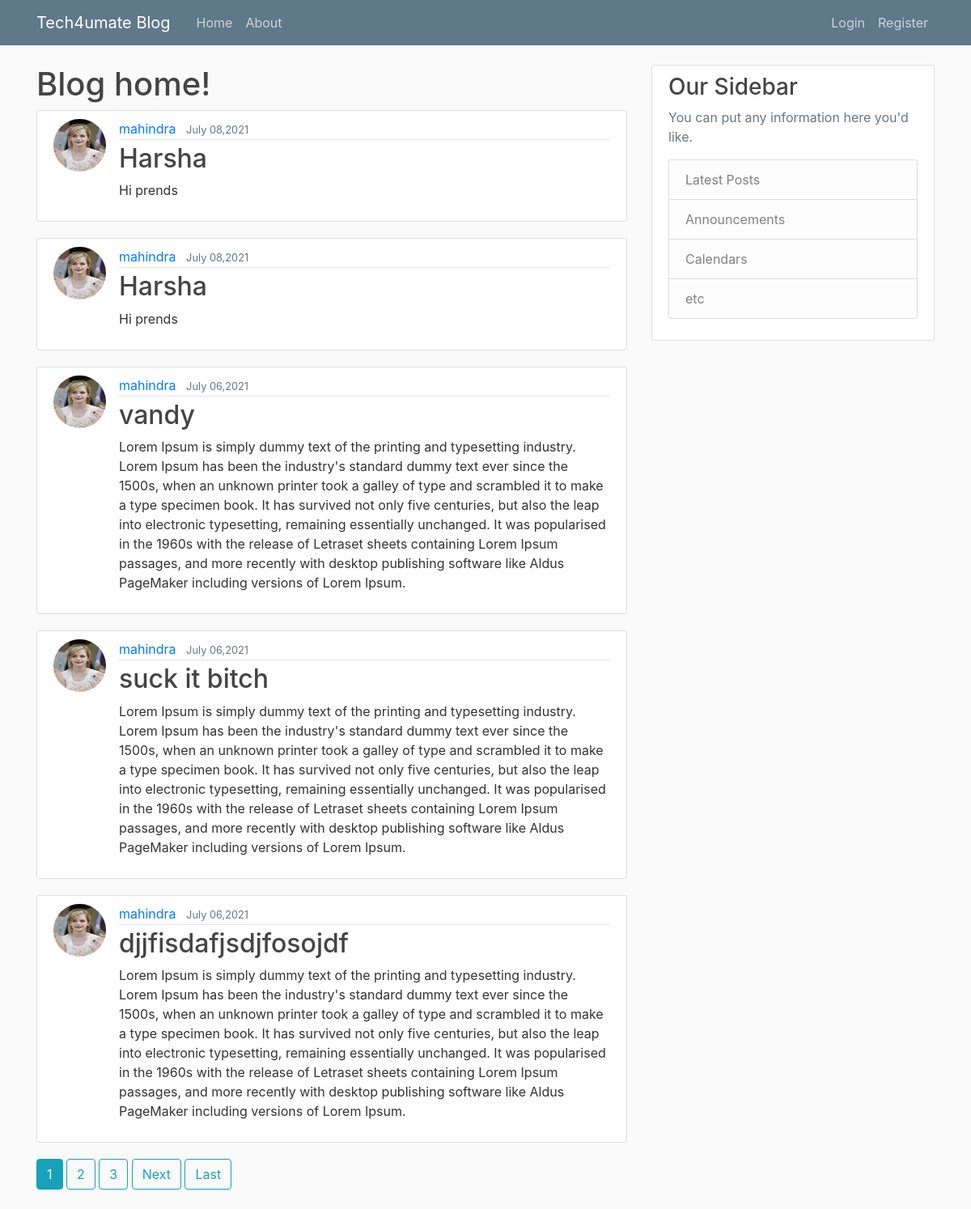
The app's page /, older data.
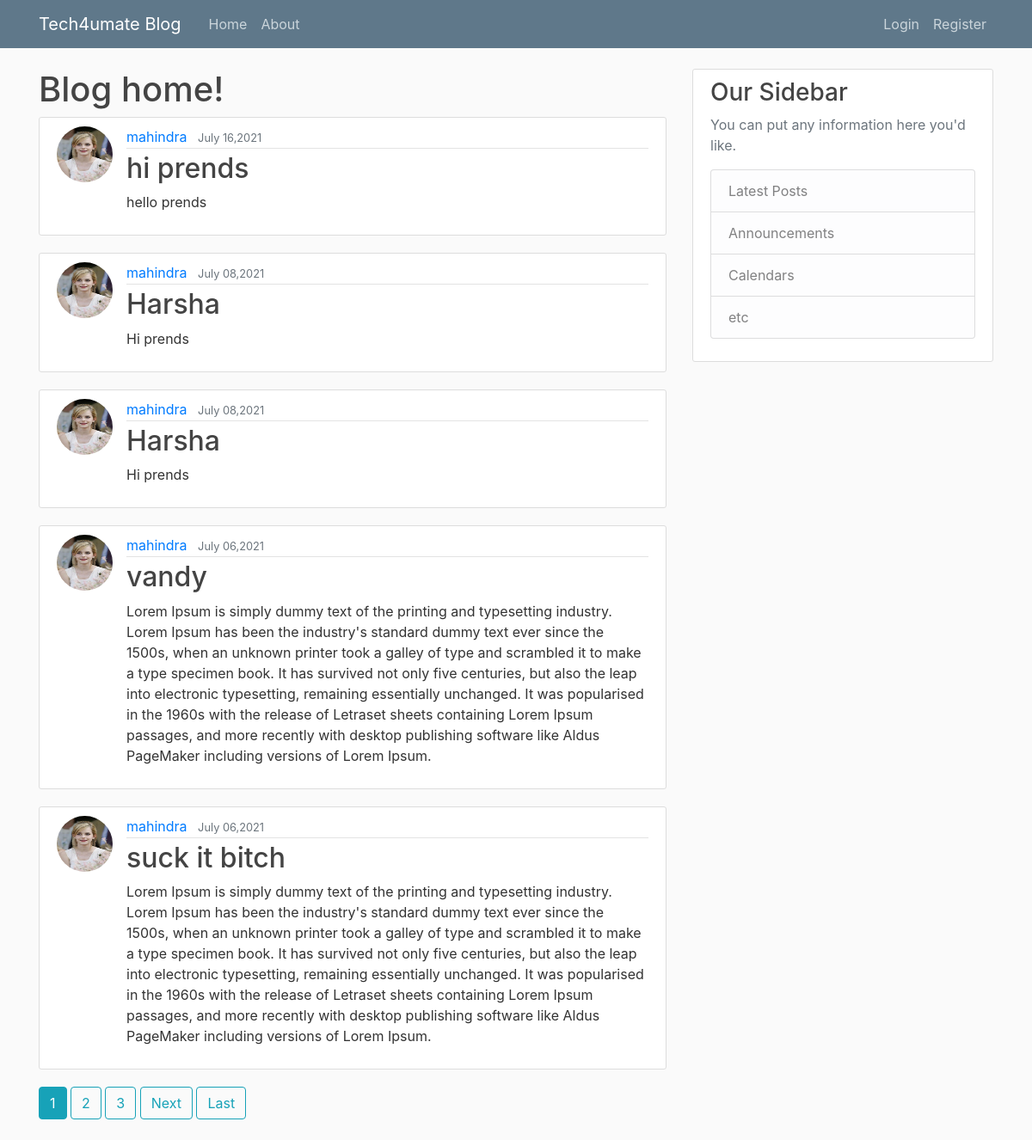
The same page, newer data.
### blog/models.py (models this page shows, shortened)
class Post(models.Model):
    title = models.CharField(max_length=100)
    content = models.TextField()
    date_posted = models.DateTimeField(default=timezone.now)
    author = models.ForeignKey(User,on_delete=models.CASCADE)

### users/models.py (models this page shows, shortened)
class Profile(models.Model):
    user = models.OneToOneField(User,on_delete=models.CASCADE)
    image = models.ImageField(default='default.jpg',upload_to ='profie_pics')

### blog/views.py (the view)
# urls.py: path('',PostListView.as_view(), name='blog-home'),
class PostListView(ListView):
    model = Post
    template_name = 'blog/home.html' #<app>/<model>_<viewtype>.html(default)
    context_object_name = 'posts'  #renaming the default name to posts
    ordering = ['-date_posted']
    paginate_by = 5

### blog/templates/blog/home.html (shortened to what this page needs)
{% extends "blog/base.html"%}
{% block content %}
    <h1>Blog home!</h1>
    {% for post in posts%}
    <article class="media content-section">
      <img class="rounded-circle article-img" src="{{ post.author.profile.image.url}}">
        <div class="media-body">
          <div class="article-metadata">
            <a class="mr-2" href="{% url 'user-posts' post.author.username %}">{{ post.author }}</a>
            <small class="text-muted">{{ post.date_posted | date:"F d,Y" }}</small>
          </div>
          <h2><a class='article-title' href="{% url 'post-detail' post.id %}">{{post.title}}</a></h2>
          <p class="article-content">{{ post.content }}</p>
        </div>
      </article>
    {% endfor%}
    {% if is_paginated %}
      {% for num in page_obj.paginator.page_range %}
          {% if page_obj.number == num %}
          <a class="btn btn-info mb-4" href="?page={{ num }}">{{ num }}</a>
          {% elif num > page_obj.number|add:'-3' and num < page_obj.number|add:'3' %}
          <a class="btn btn-outline-info mb-4" href="?page={{ num }}">{{ num }}</a>
          {% endif %}
      {% endfor %}
      {% if page_obj.has_next %}
      <a class="btn btn-outline-info mb-4"href="?page={{page_obj.next_page_number}}">Next</a>
      <a class="btn btn-outline-info mb-4"href="?page={{ page_obj.paginator.num_pages }}">Last</a>
      {% endif %}
    {% endif %}
{% endblock content%}

### blog/templates/blog/base.html (shortened to what this page needs)
{% load static %}
<!DOCTYPE html>
<html>
<head>
      <link rel="stylesheet" href="https://maxcdn.bootstrapcdn.com/bootstrap/4.0.0/css/bootstrap.min.css">
      <link rel="stylesheet" type="text/css" href="{% static 'blog/main.css' %}">
</head>
<body>
    <header class="site-header">
        <nav class="navbar navbar-expand-md navbar-dark bg-steel fixed-top">
          <div class="container">
            <a class="navbar-brand mr-4" href="{% url 'blog-home' %}">Tech4umate Blog</a>
            <div class="collapse navbar-collapse" id="navbarToggle">
              <div class="navbar-nav mr-auto">
                <a class="nav-item nav-link" href="{% url 'blog-home' %}">Home</a>
                <a class="nav-item nav-link" href="{% url 'blog-about' %}">About</a>
              </div>
              <div class="navbar-nav">
               {% if user.is_authenticated %}
               <a class="nav-item nav-link" href="{% url 'post-create'%}">New Post</a>
                <a class="nav-item nav-link" href="{% url 'profile'%}">Profile</a>
                <a class="nav-item nav-link" href="{% url 'logout'%}">Logout</a>
               {% else %}
                <a class="nav-item nav-link" href="{% url 'login'%}">Login</a>
                <a class="nav-item nav-link" href="{% url 'register'%}">Register</a>
              {% endif %}
              </div>
            </div>
          </div>
        </nav>
      </header>
      <main role="main" class="container">
        <div class="row">
          <div class="col-md-8">
            {% block content %}{% endblock %}
          </div>
          <div class="col-md-4">
            <div class="content-section">
              <h3>Our Sidebar</h3>
              <p class='text-muted'>You can put any information here you'd like.
                <ul class="list-group">
                  <li class="list-group-item list-group-item-light">Latest Posts</li>
                  <li class="list-group-item list-group-item-light">Announcements</li>
                  <li class="list-group-item list-group-item-light">Calendars</li>
                  <li class="list-group-item list-group-item-light">etc</li>
                </ul>
              </p>
            </div>
          </div>
        </div>
      </main>
</body>
</html>

### blog/static/blog/main.css (style rules this page uses)
body { background: #fafafa; color: #333333; margin-top: 5rem; }
h1, h2, h3, h4, h5, h6 { color: #444444; }
ul { margin: 0; }
.bg-steel { background-color: #5f788a; }
.site-header .navbar-nav .nav-link { color: #cbd5db; }
.content-section { background: #ffffff; padding: 10px 20px; border: 1px solid #dddddd; border-radius: 3px; margin-bottom: 20px; }
.article-title { color: #444444; }
.article-content { white-space: pre-line; }
.article-img { height: 65px; width: 65px; margin-right: 16px; }
.article-metadata { padding-bottom: 1px; margin-bottom: 4px; border-bottom: 1px solid #e3e3e3 }

Row changes from the older to the newer data that the page shows:
no longer on this page (row unchanged): Post: author.profile.image (picture), author "mahindra", date_posted "July 06,2021", title "djjfisdafjsdjfosojdf", content "Lorem Ipsum is simply dummy text of the printing and typesetting industry. Lorem Ipsum has been the industry's standard dummy text ever since the 1500s, when an unknown printer took a galley of type and scrambled it to make a type specimen book. It has survived not only five centuries, but also the leap into electronic typesetting, remaining essentially unchanged. It was popularised in the 1960s with the release of Letraset sheets containing Lorem Ipsum passages, and more recently with desktop publishing software like Aldus PageMaker including versions of Lorem Ipsum."
added Post: author.profile.image (picture), author "mahindra", date_posted "July 16,2021", title "hi prends", content "hello prends"
